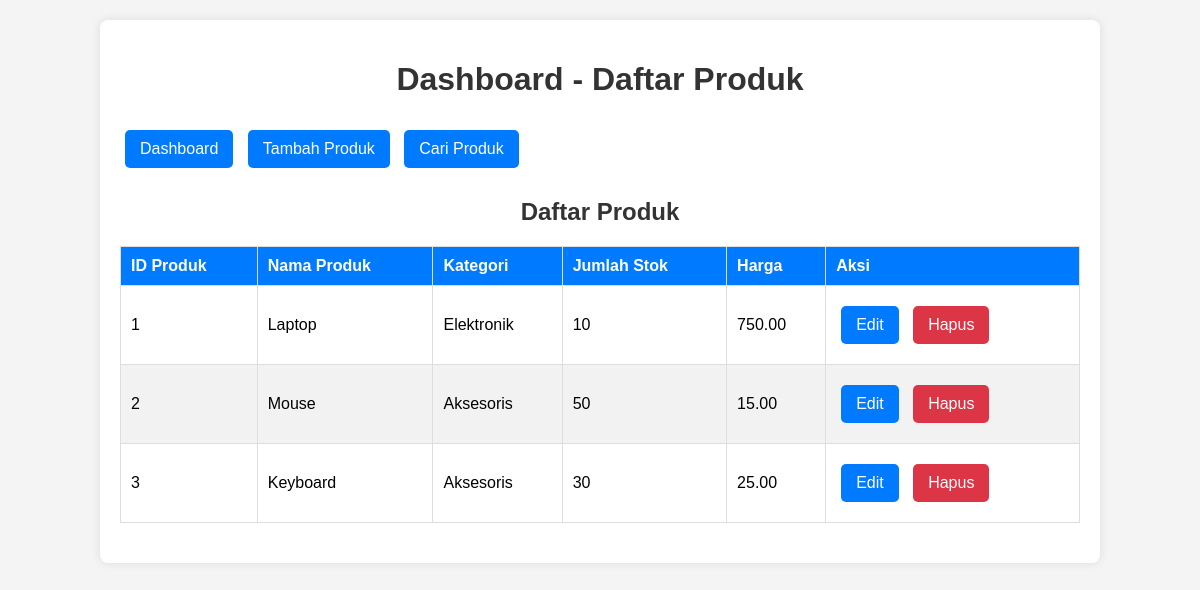
The page /tampil_produk.php on the database its author committed.
### tables this page shows
CREATE TABLE IF NOT EXISTS products (
    product_id INT AUTO_INCREMENT PRIMARY KEY,
    product_name VARCHAR(255) NOT NULL,
    category VARCHAR(100),
    stock_quantity INT DEFAULT 0,
    price DECIMAL(10,2) NOT NULL
);

### tampil_produk.php (the view, shortened to what this page needs)
<?php
include 'koneksi.php';
$sql = "SELECT * FROM products";
$result = $conn->query($sql);
?>
<!DOCTYPE html>
<html lang="id">
<head>
    <link rel="stylesheet" href="gudang_persediaan.css">
</head>
<body>
    <div class="container">
        <h1>Dashboard - Daftar Produk</h1>
        <div class="dashboard-buttons">
            <a href="dashboard.php" class="button">Dashboard</a>
            <a href="tambah_produk.php" class="button">Tambah Produk</a>
            <a href="cari_produk.php" class="button">Cari Produk</a>
        </div>
        <h2>Daftar Produk</h2>
        <?php if ($result->num_rows > 0) { ?>
            <table border="1">
                <thead>
                    <tr>
                        <th>ID Produk</th>
                        <th>Nama Produk</th>
                        <th>Kategori</th>
                        <th>Jumlah Stok</th>
                        <th>Harga</th>
                        <th>Aksi</th>
                    </tr>
                </thead>
                <tbody>
                    <?php while ($row = $result->fetch_assoc()) { ?>
                        <tr>
                            <td><?php echo htmlspecialchars($row['product_id']); ?></td>
                            <td><?php echo htmlspecialchars($row['product_name']); ?></td>
                            <td><?php echo htmlspecialchars($row['category']); ?></td>
                            <td><?php echo htmlspecialchars($row['stock_quantity']); ?></td>
                            <td><?php echo number_format($row['price'], 2); ?></td>
                            <td>
                                <a href="edit_produk.php?id=<?php echo $row['product_id']; ?>" class="button">Edit</a>
                                <a href="hapus_produk.php?id=<?php echo $row['product_id']; ?>" class="button" style="background-color: #dc3545;">Hapus</a>
                            </td>
                        </tr>
                    <?php } ?>
                </tbody>
            </table>
        <?php } else { ?>
            <p>Tidak ada produk yang tersedia.</p>
        <?php } ?>
    </div>
</body>
</html>

### gudang_persediaan.css (style rules this page uses)
body { font-family: Arial, sans-serif; margin: 0; padding: 0; background-color: #f4f4f4; }
.container { width: 80%; margin: 20px auto; background: white; padding: 20px; border-radius: 8px; box-shadow: 0 0 10px rgba(0, 0, 0, 0.1); }
h1, h2 { text-align: center; color: #333; }
table { width: 100%; border-collapse: collapse; margin: 20px 0; }
table th, table td { border: 1px solid #ddd; padding: 10px; text-align: left; }
table th { background-color: #007BFF; color: white; }
table tr:nth-child(even) { background-color: #f2f2f2; }
.button { display: inline-block; padding: 10px 15px; margin: 10px 5px; font-size: 16px; text-align: center; text-decoration: none; color: white; background-color: #007BFF; border: none; border-radius: 5px; cursor: pointer; transition: background 0.3s; }

### rows shown on the page
products: product_id "1", product_name "Laptop", category "Elektronik", stock_quantity "10", price "750.00"
products: product_id "2", product_name "Mouse", category "Aksesoris", stock_quantity "50", price "15.00"
products: product_id "3", product_name "Keyboard", category "Aksesoris", stock_quantity "30", price "25.00"
